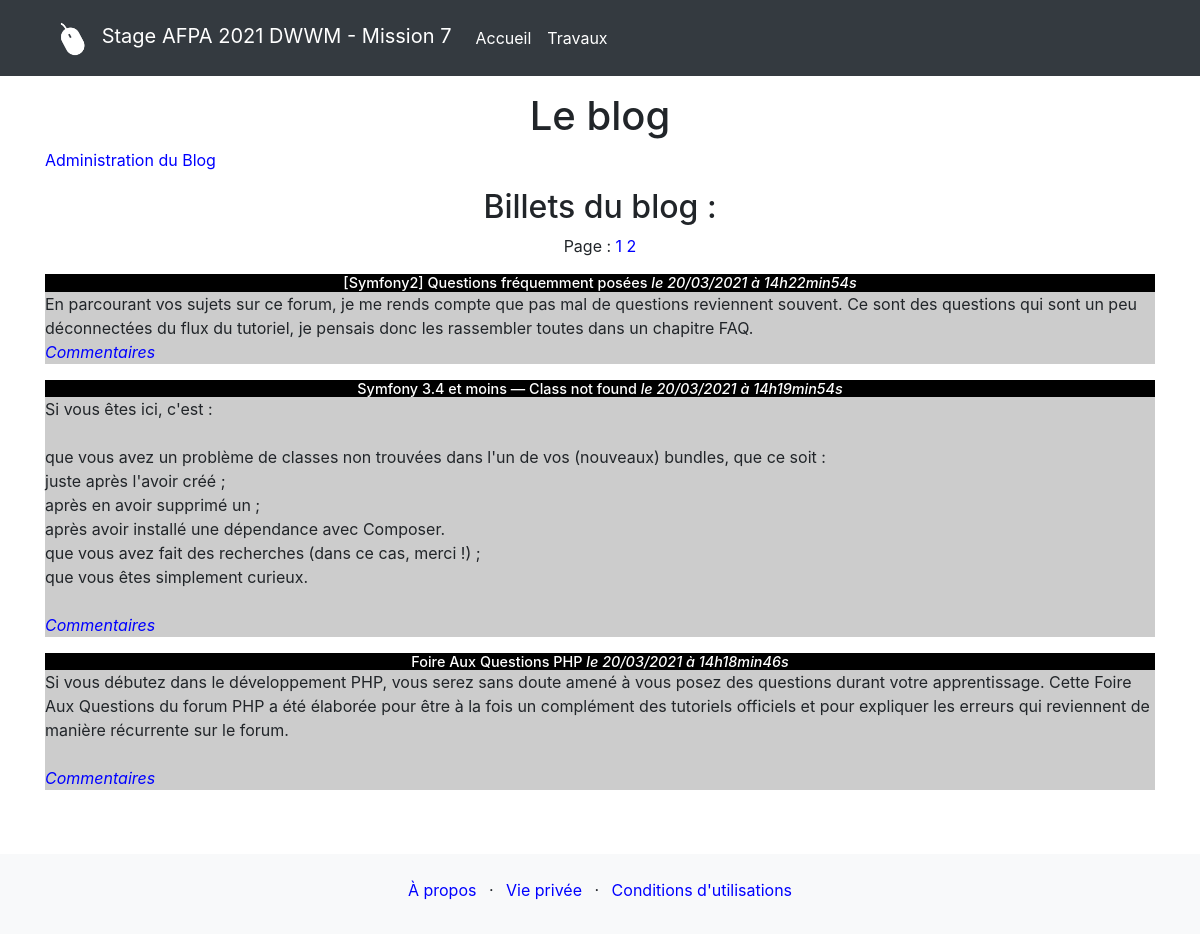
Screenshot of /blog.php with the database file from the repository.
### tables this page shows
CREATE TABLE IF NOT EXISTS `billets` (
  `id` int NOT NULL AUTO_INCREMENT,
  `titre` varchar(255) NOT NULL,
  `auteur` varchar(255) NOT NULL,
  `contenu` text NOT NULL,
  `date_creation` datetime NOT NULL,
  PRIMARY KEY (`id`)
);

### blog.php (the view, shortened to what this page needs)
<!DOCTYPE html>
<html lang="fr">
<head>
    <link rel="stylesheet" href="https://cdn.jsdelivr.net/npm/bootstrap@4.5.3/dist/css/bootstrap.min.css"
>
    <link href="./css/style.css" rel="stylesheet" />
</head>
<body>
    <?php include('menu.php'); ?>
    <div class="container">
        <div class="row my-3">
            <div class="col">
                <h1>Le blog</h1>
                <p><a href="./admin/liste_billets.php">Administration du Blog</a></p>
                <h2>Billets du blog :</h2>
                <?php
                include('connexion_bdd.php');
                include('pagination_billets.php');
                $req = $bdd->query('SELECT id, titre, contenu, DATE_FORMAT(date_creation, \'%d/%m/%Y à %Hh%imin%ss\')AS date_creation_fr  FROM billets ORDER BY date_creation DESC LIMIT ' . $premier_billet_a_afficher . ', ' . $nb_billets_par_page );
                while ($donnees = $req->fetch()) {
                    ?>
                    <div class="billets">
                        <h3>
                            <?php echo htmlspecialchars($donnees['titre']); ?>
                            <em>le <?php echo $donnees['date_creation_fr']; ?></em>
                        </h3>
                        <p>
                            <?php
                            echo nl2br(htmlspecialchars($donnees['contenu'])); ?>
                            <br />
                            <em><a href="commentaires.php?billet=<?php echo $donnees['id']; ?>">Commentaires</a></em>
                        </p>
                    </div>
                    <?php
                }
                ?>
            </div>
        </div>
    </div>
    <?php include('pieddepage.php'); ?>
</body>
</html>

### css/style.css (style rules this page uses)
h1, h2, h3, th, td { text-align: center; }
h3 { background-color: black; color: white; font-size: 0.9em; margin-bottom: 0px; }
.billets p { background-color: #CCCCCC; margin-top: 0px; }
.billets, .commentaires, .commenter { width: 100%; margin: auto; }
a { text-decoration: none; color: blue; }

### rows the page displays
billets: titre "[Symfony2] Questions fréquemment posées", date_creation_fr "20/03/2021 à 14h22min54s", contenu "En parcourant vos sujets sur ce forum, je me rends compte que pas mal de questions reviennent souvent. Ce sont des questions qui sont un peu déconnectées du flux du tutoriel, je pensais donc les rassembler toutes dans un chapitre FAQ."
billets: titre "Symfony 3.4 et moins — Class not found", date_creation_fr "20/03/2021 à 14h19min54s", contenu "Si vous êtes ici, c'est : que vous avez un problème de classes non trouvées dans l'un de vos (nouveaux) bundles, que ce soit : juste après l'avoir créé ; après en avoir supprimé un ; après avoir installé une dépendance avec Composer. que vous avez fait des recherches (dans ce cas, merci !) ; que vous êtes simplement curieux."
billets: titre "Foire Aux Questions PHP", date_creation_fr "20/03/2021 à 14h18min46s", contenu "Si vous débutez dans le développement PHP, vous serez sans doute amené à vous posez des questions durant votre apprentissage. Cette Foire Aux Questions du forum PHP a été élaborée pour être à la fois un complément des tutoriels officiels et pour expliquer les erreurs qui reviennent de manière récurrente sur le forum."
